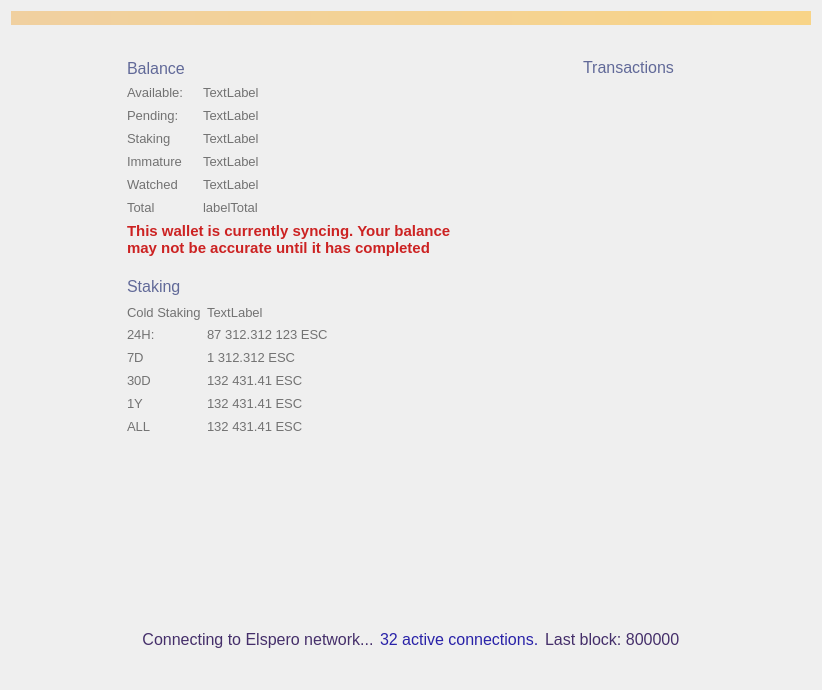
<?xml version="1.0" encoding="UTF-8"?>
<ui version="4.0">
 <class>OverviewPage</class>
 <widget class="QWidget" name="OverviewPage">
  <property name="geometry">
   <rect>
    <x>0</x>
    <y>0</y>
    <width>822</width>
    <height>690</height>
   </rect>
  </property>
  <property name="sizePolicy">
   <sizepolicy hsizetype="MinimumExpanding" vsizetype="MinimumExpanding">
    <horstretch>0</horstretch>
    <verstretch>0</verstretch>
   </sizepolicy>
  </property>
  <property name="maximumSize">
   <size>
    <width>16777215</width>
    <height>16777215</height>
   </size>
  </property>
  <property name="windowTitle">
   <string>Form</string>
  </property>
  <property name="styleSheet">
   <string notr="true"/>
  </property>
  <layout class="QVBoxLayout" name="topLayout">
   <item>
    <widget class="QLabel" name="labelAlerts">
     <property name="visible">
      <bool>false</bool>
     </property>
     <property name="styleSheet">
      <string notr="true">background-color: qlineargradient(x1: 0, y1: 0, x2: 1, y2: 0, stop:0 #F0D0A0, stop:1 #F8D488); color:#000000;</string>
     </property>
     <property name="wordWrap">
      <bool>true</bool>
     </property>
     <property name="margin">
      <number>3</number>
     </property>
    </widget>
   </item>
   <item>
    <spacer name="verticalSpacer">
     <property name="orientation">
      <enum>Qt::Vertical</enum>
     </property>
     <property name="sizeType">
      <enum>QSizePolicy::Fixed</enum>
     </property>
     <property name="sizeHint" stdset="0">
      <size>
       <width>20</width>
       <height>20</height>
      </size>
     </property>
    </spacer>
   </item>
   <item>
    <layout class="QHBoxLayout" name="horizontalLayout_2">
     <property name="sizeConstraint">
      <enum>QLayout::SetMinimumSize</enum>
     </property>
     <item>
      <spacer name="horizontalSpacer">
       <property name="orientation">
        <enum>Qt::Horizontal</enum>
       </property>
       <property name="sizeType">
        <enum>QSizePolicy::Fixed</enum>
       </property>
       <property name="sizeHint" stdset="0">
        <size>
         <width>100</width>
         <height>20</height>
        </size>
       </property>
      </spacer>
     </item>
     <item>
      <layout class="QVBoxLayout" name="verticalLayout_2">
       <property name="sizeConstraint">
        <enum>QLayout::SetNoConstraint</enum>
       </property>
       <property name="leftMargin">
        <number>16</number>
       </property>
       <property name="topMargin">
        <number>7</number>
       </property>
       <property name="rightMargin">
        <number>16</number>
       </property>
       <property name="bottomMargin">
        <number>16</number>
       </property>
       <item>
        <layout class="QHBoxLayout" name="horizontalLayout_3">
         <property name="spacing">
          <number>0</number>
         </property>
         <item>
          <widget class="QLabel" name="label_4">
           <property name="sizePolicy">
            <sizepolicy hsizetype="Minimum" vsizetype="Preferred">
             <horstretch>0</horstretch>
             <verstretch>0</verstretch>
            </sizepolicy>
           </property>
           <property name="font">
            <font>
             <pointsize>-1</pointsize>
            </font>
           </property>
           <property name="styleSheet">
            <string notr="true">color: #616998; text-transform: uppercase; font-size: 16px</string>
           </property>
           <property name="text">
            <string>Balance</string>
           </property>
          </widget>
         </item>
         <item>
          <spacer name="horizontalSpacer_11">
           <property name="orientation">
            <enum>Qt::Horizontal</enum>
           </property>
           <property name="sizeType">
            <enum>QSizePolicy::Maximum</enum>
           </property>
           <property name="sizeHint" stdset="0">
            <size>
             <width>10</width>
             <height>20</height>
            </size>
           </property>
          </spacer>
         </item>
         <item>
          <spacer name="horizontalSpacer_10">
           <property name="orientation">
            <enum>Qt::Horizontal</enum>
           </property>
           <property name="sizeHint" stdset="0">
            <size>
             <width>40</width>
             <height>20</height>
            </size>
           </property>
          </spacer>
         </item>
        </layout>
       </item>
       <item>
        <layout class="QHBoxLayout" name="horizontalLayout_4">
         <item>
          <layout class="QFormLayout" name="formLayout">
           <property name="sizeConstraint">
            <enum>QLayout::SetNoConstraint</enum>
           </property>
           <property name="labelAlignment">
            <set>Qt::AlignLeading|Qt::AlignLeft|Qt::AlignVCenter</set>
           </property>
           <property name="verticalSpacing">
            <number>-1</number>
           </property>
           <item row="0" column="0">
            <widget class="QLabel" name="label_5">
             <property name="sizePolicy">
              <sizepolicy hsizetype="Minimum" vsizetype="Preferred">
               <horstretch>0</horstretch>
               <verstretch>0</verstretch>
              </sizepolicy>
             </property>
             <property name="minimumSize">
              <size>
               <width>70</width>
               <height>17</height>
              </size>
             </property>
             <property name="maximumSize">
              <size>
               <width>70</width>
               <height>17</height>
              </size>
             </property>
             <property name="font">
              <font>
               <pointsize>10</pointsize>
               <weight>50</weight>
               <bold>false</bold>
               <stylestrategy>PreferAntialias</stylestrategy>
              </font>
             </property>
             <property name="styleSheet">
              <string notr="true">color: #727272</string>
             </property>
             <property name="text">
              <string>Available:</string>
             </property>
             <property name="alignment">
              <set>Qt::AlignLeading|Qt::AlignLeft|Qt::AlignVCenter</set>
             </property>
            </widget>
           </item>
           <item row="0" column="1">
            <widget class="QLabel" name="labelBalance">
             <property name="font">
              <font>
               <pointsize>10</pointsize>
               <weight>50</weight>
               <bold>false</bold>
               <stylestrategy>PreferAntialias</stylestrategy>
              </font>
             </property>
             <property name="styleSheet">
              <string notr="true">color: #727272</string>
             </property>
             <property name="text">
              <string>TextLabel</string>
             </property>
             <property name="alignment">
              <set>Qt::AlignLeading|Qt::AlignLeft|Qt::AlignVCenter</set>
             </property>
            </widget>
           </item>
           <item row="1" column="0">
            <widget class="QLabel" name="label_7">
             <property name="sizePolicy">
              <sizepolicy hsizetype="Minimum" vsizetype="Preferred">
               <horstretch>0</horstretch>
               <verstretch>0</verstretch>
              </sizepolicy>
             </property>
             <property name="minimumSize">
              <size>
               <width>70</width>
               <height>17</height>
              </size>
             </property>
             <property name="maximumSize">
              <size>
               <width>70</width>
               <height>17</height>
              </size>
             </property>
             <property name="font">
              <font>
               <pointsize>10</pointsize>
               <weight>50</weight>
               <bold>false</bold>
               <stylestrategy>PreferAntialias</stylestrategy>
              </font>
             </property>
             <property name="styleSheet">
              <string notr="true">color: #727272</string>
             </property>
             <property name="text">
              <string>Pending:</string>
             </property>
             <property name="alignment">
              <set>Qt::AlignLeading|Qt::AlignLeft|Qt::AlignVCenter</set>
             </property>
            </widget>
           </item>
           <item row="1" column="1">
            <widget class="QLabel" name="labelUnconfirmed">
             <property name="font">
              <font>
               <pointsize>10</pointsize>
               <weight>50</weight>
               <bold>false</bold>
               <stylestrategy>PreferAntialias</stylestrategy>
              </font>
             </property>
             <property name="styleSheet">
              <string notr="true">color: #727272</string>
             </property>
             <property name="text">
              <string>TextLabel</string>
             </property>
             <property name="alignment">
              <set>Qt::AlignLeading|Qt::AlignLeft|Qt::AlignVCenter</set>
             </property>
            </widget>
           </item>
           <item row="3" column="0">
            <widget class="QLabel" name="labelImmatureText">
             <property name="sizePolicy">
              <sizepolicy hsizetype="Minimum" vsizetype="Preferred">
               <horstretch>0</horstretch>
               <verstretch>0</verstretch>
              </sizepolicy>
             </property>
             <property name="minimumSize">
              <size>
               <width>70</width>
               <height>17</height>
              </size>
             </property>
             <property name="maximumSize">
              <size>
               <width>70</width>
               <height>17</height>
              </size>
             </property>
             <property name="font">
              <font>
               <pointsize>10</pointsize>
               <weight>50</weight>
               <bold>false</bold>
               <stylestrategy>PreferAntialias</stylestrategy>
              </font>
             </property>
             <property name="styleSheet">
              <string notr="true">color: #727272</string>
             </property>
             <property name="text">
              <string>Immature</string>
             </property>
             <property name="alignment">
              <set>Qt::AlignLeading|Qt::AlignLeft|Qt::AlignVCenter</set>
             </property>
            </widget>
           </item>
           <item row="3" column="1">
            <widget class="QLabel" name="labelImmature">
             <property name="font">
              <font>
               <pointsize>10</pointsize>
               <weight>50</weight>
               <bold>false</bold>
               <stylestrategy>PreferAntialias</stylestrategy>
              </font>
             </property>
             <property name="styleSheet">
              <string notr="true">color: #727272</string>
             </property>
             <property name="text">
              <string>TextLabel</string>
             </property>
             <property name="alignment">
              <set>Qt::AlignLeading|Qt::AlignLeft|Qt::AlignVCenter</set>
             </property>
            </widget>
           </item>
           <item row="4" column="1">
            <widget class="QLabel" name="labelWatchedBalance">
             <property name="font">
              <font>
               <pointsize>10</pointsize>
               <weight>50</weight>
               <bold>false</bold>
               <stylestrategy>PreferAntialias</stylestrategy>
              </font>
             </property>
             <property name="styleSheet">
              <string notr="true">color: #727272</string>
             </property>
             <property name="text">
              <string>TextLabel</string>
             </property>
             <property name="alignment">
              <set>Qt::AlignLeading|Qt::AlignLeft|Qt::AlignVCenter</set>
             </property>
            </widget>
           </item>
           <item row="4" column="0">
            <widget class="QLabel" name="labelWatchedBalanceText">
             <property name="sizePolicy">
              <sizepolicy hsizetype="Minimum" vsizetype="Preferred">
               <horstretch>0</horstretch>
               <verstretch>0</verstretch>
              </sizepolicy>
             </property>
             <property name="minimumSize">
              <size>
               <width>70</width>
               <height>17</height>
              </size>
             </property>
             <property name="maximumSize">
              <size>
               <width>70</width>
               <height>17</height>
              </size>
             </property>
             <property name="font">
              <font>
               <pointsize>10</pointsize>
               <weight>50</weight>
               <bold>false</bold>
               <stylestrategy>PreferAntialias</stylestrategy>
              </font>
             </property>
             <property name="styleSheet">
              <string notr="true">color: #727272</string>
             </property>
             <property name="text">
              <string>Watched</string>
             </property>
             <property name="alignment">
              <set>Qt::AlignLeading|Qt::AlignLeft|Qt::AlignVCenter</set>
             </property>
            </widget>
           </item>
           <item row="2" column="1">
            <widget class="QLabel" name="labelStaking">
             <property name="font">
              <font>
               <pointsize>10</pointsize>
               <weight>50</weight>
               <bold>false</bold>
               <stylestrategy>PreferAntialias</stylestrategy>
              </font>
             </property>
             <property name="styleSheet">
              <string notr="true">color: #727272</string>
             </property>
             <property name="text">
              <string>TextLabel</string>
             </property>
             <property name="alignment">
              <set>Qt::AlignLeading|Qt::AlignLeft|Qt::AlignVCenter</set>
             </property>
            </widget>
           </item>
           <item row="2" column="0">
            <widget class="QLabel" name="labelStakingText">
             <property name="sizePolicy">
              <sizepolicy hsizetype="Minimum" vsizetype="Preferred">
               <horstretch>0</horstretch>
               <verstretch>0</verstretch>
              </sizepolicy>
             </property>
             <property name="minimumSize">
              <size>
               <width>70</width>
               <height>17</height>
              </size>
             </property>
             <property name="maximumSize">
              <size>
               <width>70</width>
               <height>17</height>
              </size>
             </property>
             <property name="font">
              <font>
               <pointsize>10</pointsize>
               <weight>50</weight>
               <bold>false</bold>
               <stylestrategy>PreferAntialias</stylestrategy>
              </font>
             </property>
             <property name="styleSheet">
              <string notr="true">color: #727272</string>
             </property>
             <property name="text">
              <string>Staking</string>
             </property>
             <property name="alignment">
              <set>Qt::AlignLeading|Qt::AlignLeft|Qt::AlignVCenter</set>
             </property>
            </widget>
           </item>
           <item row="5" column="1">
            <widget class="QLabel" name="labelTotal">
             <property name="font">
              <font>
               <pointsize>10</pointsize>
               <weight>50</weight>
               <bold>false</bold>
               <stylestrategy>PreferAntialias</stylestrategy>
              </font>
             </property>
             <property name="styleSheet">
              <string notr="true">color: #727272</string>
             </property>
             <property name="text">
              <string>labelTotal</string>
             </property>
             <property name="alignment">
              <set>Qt::AlignLeading|Qt::AlignLeft|Qt::AlignVCenter</set>
             </property>
            </widget>
           </item>
           <item row="5" column="0">
            <widget class="QLabel" name="label_8">
             <property name="sizePolicy">
              <sizepolicy hsizetype="Minimum" vsizetype="Preferred">
               <horstretch>0</horstretch>
               <verstretch>0</verstretch>
              </sizepolicy>
             </property>
             <property name="minimumSize">
              <size>
               <width>70</width>
               <height>17</height>
              </size>
             </property>
             <property name="maximumSize">
              <size>
               <width>70</width>
               <height>17</height>
              </size>
             </property>
             <property name="font">
              <font>
               <pointsize>10</pointsize>
               <weight>50</weight>
               <bold>false</bold>
               <stylestrategy>PreferAntialias</stylestrategy>
              </font>
             </property>
             <property name="styleSheet">
              <string notr="true">color: #727272</string>
             </property>
             <property name="text">
              <string>Total</string>
             </property>
             <property name="alignment">
              <set>Qt::AlignLeading|Qt::AlignLeft|Qt::AlignVCenter</set>
             </property>
            </widget>
           </item>
          </layout>
         </item>
         <item>
          <spacer name="horizontalSpacer_4">
           <property name="orientation">
            <enum>Qt::Horizontal</enum>
           </property>
           <property name="sizeHint" stdset="0">
            <size>
             <width>40</width>
             <height>20</height>
            </size>
           </property>
          </spacer>
         </item>
        </layout>
       </item>
       <item>
        <widget class="QLabel" name="labelWalletStatus">
         <property name="font">
          <font>
           <pointsize>11</pointsize>
           <weight>75</weight>
           <bold>true</bold>
          </font>
         </property>
         <property name="styleSheet">
          <string notr="true">color:#cc2222</string>
         </property>
         <property name="text">
          <string>This wallet is currently syncing. Your balance may not be accurate until it has completed</string>
         </property>
         <property name="wordWrap">
          <bool>true</bool>
         </property>
        </widget>
       </item>
       <item>
        <spacer name="verticalSpacer_5">
         <property name="orientation">
          <enum>Qt::Vertical</enum>
         </property>
         <property name="sizeType">
          <enum>QSizePolicy::Maximum</enum>
         </property>
         <property name="sizeHint" stdset="0">
          <size>
           <width>20</width>
           <height>10</height>
          </size>
         </property>
        </spacer>
       </item>
       <item>
        <layout class="QHBoxLayout" name="horizontalLayout_7">
         <property name="spacing">
          <number>0</number>
         </property>
         <item>
          <widget class="QLabel" name="label_11">
           <property name="font">
            <font>
             <pointsize>-1</pointsize>
            </font>
           </property>
           <property name="styleSheet">
            <string notr="true">color: #616998; text-transform: uppercase; font-size: 16px</string>
           </property>
           <property name="text">
            <string>Staking</string>
           </property>
           <property name="alignment">
            <set>Qt::AlignLeading|Qt::AlignLeft|Qt::AlignVCenter</set>
           </property>
          </widget>
         </item>
         <item>
          <spacer name="horizontalSpacer_8">
           <property name="orientation">
            <enum>Qt::Horizontal</enum>
           </property>
           <property name="sizeType">
            <enum>QSizePolicy::Maximum</enum>
           </property>
           <property name="sizeHint" stdset="0">
            <size>
             <width>10</width>
             <height>20</height>
            </size>
           </property>
          </spacer>
         </item>
         <item>
          <widget class="QPushButton" name="unlockStakingButton">
           <property name="minimumSize">
            <size>
             <width>26</width>
             <height>26</height>
            </size>
           </property>
           <property name="maximumSize">
            <size>
             <width>26</width>
             <height>26</height>
            </size>
           </property>
           <property name="styleSheet">
            <string notr="true">border: 0</string>
           </property>
           <property name="text">
            <string/>
           </property>
          </widget>
         </item>
         <item>
          <spacer name="horizontalSpacer_9">
           <property name="orientation">
            <enum>Qt::Horizontal</enum>
           </property>
           <property name="sizeHint" stdset="0">
            <size>
             <width>40</width>
             <height>20</height>
            </size>
           </property>
          </spacer>
         </item>
        </layout>
       </item>
       <item>
        <layout class="QHBoxLayout" name="horizontalLayout_6">
         <item>
          <layout class="QFormLayout" name="formLayout_2">
           <property name="labelAlignment">
            <set>Qt::AlignLeading|Qt::AlignLeft|Qt::AlignVCenter</set>
           </property>
           <item row="1" column="0">
            <widget class="QLabel" name="labelColdStakingText">
             <property name="font">
              <font>
               <pointsize>10</pointsize>
              </font>
             </property>
             <property name="styleSheet">
              <string notr="true">color: #727272</string>
             </property>
             <property name="text">
              <string>Cold Staking</string>
             </property>
            </widget>
           </item>
           <item row="1" column="1">
            <widget class="QLabel" name="labelColdStaking">
             <property name="font">
              <font>
               <pointsize>10</pointsize>
              </font>
             </property>
             <property name="styleSheet">
              <string notr="true">color: #727272</string>
             </property>
             <property name="text">
              <string>TextLabel</string>
             </property>
            </widget>
           </item>
           <item row="2" column="0">
            <widget class="QLabel" name="label_10">
             <property name="sizePolicy">
              <sizepolicy hsizetype="Minimum" vsizetype="Preferred">
               <horstretch>0</horstretch>
               <verstretch>0</verstretch>
              </sizepolicy>
             </property>
             <property name="minimumSize">
              <size>
               <width>70</width>
               <height>17</height>
              </size>
             </property>
             <property name="maximumSize">
              <size>
               <width>70</width>
               <height>17</height>
              </size>
             </property>
             <property name="font">
              <font>
               <pointsize>10</pointsize>
               <weight>50</weight>
               <bold>false</bold>
               <stylestrategy>PreferAntialias</stylestrategy>
              </font>
             </property>
             <property name="styleSheet">
              <string notr="true">color: #727272</string>
             </property>
             <property name="text">
              <string>24H:</string>
             </property>
             <property name="alignment">
              <set>Qt::AlignLeading|Qt::AlignLeft|Qt::AlignVCenter</set>
             </property>
            </widget>
           </item>
           <item row="2" column="1">
            <widget class="QLabel" name="label24hStakingStats">
             <property name="font">
              <font>
               <pointsize>10</pointsize>
               <weight>50</weight>
               <bold>false</bold>
               <stylestrategy>PreferAntialias</stylestrategy>
               <kerning>false</kerning>
              </font>
             </property>
             <property name="styleSheet">
              <string notr="true">color: #727272</string>
             </property>
             <property name="text">
              <string>87 312.312 123 ESC</string>
             </property>
             <property name="alignment">
              <set>Qt::AlignLeading|Qt::AlignLeft|Qt::AlignVCenter</set>
             </property>
            </widget>
           </item>
           <item row="3" column="0">
            <widget class="QLabel" name="label_13">
             <property name="sizePolicy">
              <sizepolicy hsizetype="Minimum" vsizetype="Preferred">
               <horstretch>0</horstretch>
               <verstretch>0</verstretch>
              </sizepolicy>
             </property>
             <property name="minimumSize">
              <size>
               <width>70</width>
               <height>17</height>
              </size>
             </property>
             <property name="maximumSize">
              <size>
               <width>70</width>
               <height>17</height>
              </size>
             </property>
             <property name="font">
              <font>
               <pointsize>10</pointsize>
               <weight>50</weight>
               <bold>false</bold>
               <stylestrategy>PreferAntialias</stylestrategy>
               <kerning>false</kerning>
              </font>
             </property>
             <property name="styleSheet">
              <string notr="true">color: #727272</string>
             </property>
             <property name="text">
              <string>7D</string>
             </property>
             <property name="alignment">
              <set>Qt::AlignLeading|Qt::AlignLeft|Qt::AlignVCenter</set>
             </property>
            </widget>
           </item>
           <item row="3" column="1">
            <widget class="QLabel" name="label7dStakingStats">
             <property name="font">
              <font>
               <pointsize>10</pointsize>
               <weight>50</weight>
               <bold>false</bold>
               <stylestrategy>PreferAntialias</stylestrategy>
               <kerning>false</kerning>
              </font>
             </property>
             <property name="styleSheet">
              <string notr="true">color: #727272</string>
             </property>
             <property name="text">
              <string>1 312.312 ESC</string>
             </property>
             <property name="alignment">
              <set>Qt::AlignLeading|Qt::AlignLeft|Qt::AlignVCenter</set>
             </property>
            </widget>
           </item>
           <item row="4" column="0">
            <widget class="QLabel" name="label_15">
             <property name="sizePolicy">
              <sizepolicy hsizetype="Minimum" vsizetype="Preferred">
               <horstretch>0</horstretch>
               <verstretch>0</verstretch>
              </sizepolicy>
             </property>
             <property name="minimumSize">
              <size>
               <width>70</width>
               <height>17</height>
              </size>
             </property>
             <property name="maximumSize">
              <size>
               <width>70</width>
               <height>17</height>
              </size>
             </property>
             <property name="font">
              <font>
               <pointsize>10</pointsize>
               <weight>50</weight>
               <bold>false</bold>
               <stylestrategy>PreferAntialias</stylestrategy>
               <kerning>false</kerning>
              </font>
             </property>
             <property name="styleSheet">
              <string notr="true">color: #727272</string>
             </property>
             <property name="text">
              <string>30D</string>
             </property>
             <property name="alignment">
              <set>Qt::AlignLeading|Qt::AlignLeft|Qt::AlignVCenter</set>
             </property>
            </widget>
           </item>
           <item row="4" column="1">
            <widget class="QLabel" name="label30dStakingStats">
             <property name="font">
              <font>
               <pointsize>10</pointsize>
               <weight>50</weight>
               <bold>false</bold>
               <stylestrategy>PreferAntialias</stylestrategy>
               <kerning>false</kerning>
              </font>
             </property>
             <property name="styleSheet">
              <string notr="true">color: #727272</string>
             </property>
             <property name="text">
              <string>132 431.41 ESC</string>
             </property>
             <property name="alignment">
              <set>Qt::AlignLeading|Qt::AlignLeft|Qt::AlignVCenter</set>
             </property>
            </widget>
           </item>
           <item row="5" column="0">
            <widget class="QLabel" name="label_17">
             <property name="sizePolicy">
              <sizepolicy hsizetype="Minimum" vsizetype="Preferred">
               <horstretch>0</horstretch>
               <verstretch>0</verstretch>
              </sizepolicy>
             </property>
             <property name="minimumSize">
              <size>
               <width>70</width>
               <height>17</height>
              </size>
             </property>
             <property name="maximumSize">
              <size>
               <width>70</width>
               <height>17</height>
              </size>
             </property>
             <property name="font">
              <font>
               <pointsize>10</pointsize>
               <weight>50</weight>
               <bold>false</bold>
               <stylestrategy>PreferAntialias</stylestrategy>
               <kerning>false</kerning>
              </font>
             </property>
             <property name="styleSheet">
              <string notr="true">color: #727272</string>
             </property>
             <property name="text">
              <string>1Y</string>
             </property>
             <property name="alignment">
              <set>Qt::AlignLeading|Qt::AlignLeft|Qt::AlignVCenter</set>
             </property>
            </widget>
           </item>
           <item row="5" column="1">
            <widget class="QLabel" name="label1yStakingStats">
             <property name="font">
              <font>
               <pointsize>10</pointsize>
               <weight>50</weight>
               <bold>false</bold>
               <stylestrategy>PreferAntialias</stylestrategy>
               <kerning>false</kerning>
              </font>
             </property>
             <property name="styleSheet">
              <string notr="true">color: #727272</string>
             </property>
             <property name="text">
              <string>132 431.41 ESC</string>
             </property>
             <property name="alignment">
              <set>Qt::AlignLeading|Qt::AlignLeft|Qt::AlignVCenter</set>
             </property>
            </widget>
           </item>
           <item row="6" column="0">
            <widget class="QLabel" name="label_16">
             <property name="sizePolicy">
              <sizepolicy hsizetype="Minimum" vsizetype="Preferred">
               <horstretch>0</horstretch>
               <verstretch>0</verstretch>
              </sizepolicy>
             </property>
             <property name="minimumSize">
              <size>
               <width>70</width>
               <height>17</height>
              </size>
             </property>
             <property name="maximumSize">
              <size>
               <width>70</width>
               <height>17</height>
              </size>
             </property>
             <property name="font">
              <font>
               <pointsize>10</pointsize>
               <weight>50</weight>
               <bold>false</bold>
               <stylestrategy>PreferAntialias</stylestrategy>
               <kerning>false</kerning>
              </font>
             </property>
             <property name="styleSheet">
              <string notr="true">color: #727272</string>
             </property>
             <property name="text">
              <string>ALL</string>
             </property>
             <property name="alignment">
              <set>Qt::AlignLeading|Qt::AlignLeft|Qt::AlignVCenter</set>
             </property>
            </widget>
           </item>
           <item row="6" column="1">
            <widget class="QLabel" name="labelallStakingStats">
             <property name="font">
              <font>
               <pointsize>10</pointsize>
               <weight>50</weight>
               <bold>false</bold>
               <stylestrategy>PreferAntialias</stylestrategy>
               <kerning>false</kerning>
              </font>
             </property>
             <property name="styleSheet">
              <string notr="true">color: #727272</string>
             </property>
             <property name="text">
              <string>132 431.41 ESC</string>
             </property>
             <property name="alignment">
              <set>Qt::AlignLeading|Qt::AlignLeft|Qt::AlignVCenter</set>
             </property>
            </widget>
           </item>
          </layout>
         </item>
         <item>
          <spacer name="horizontalSpacer_7">
           <property name="orientation">
            <enum>Qt::Horizontal</enum>
           </property>
           <property name="sizeHint" stdset="0">
            <size>
             <width>40</width>
             <height>20</height>
            </size>
           </property>
          </spacer>
         </item>
        </layout>
       </item>
       <item>
        <widget class="QLabel" name="stakingStatusLabel">
         <property name="sizePolicy">
          <sizepolicy hsizetype="Expanding" vsizetype="Preferred">
           <horstretch>0</horstretch>
           <verstretch>0</verstretch>
          </sizepolicy>
         </property>
         <property name="minimumSize">
          <size>
           <width>235</width>
           <height>0</height>
          </size>
         </property>
         <property name="maximumSize">
          <size>
           <width>235</width>
           <height>16777215</height>
          </size>
         </property>
         <property name="styleSheet">
          <string notr="true">color: #616998;  font-size: 13px; margin-top:6px</string>
         </property>
         <property name="text">
          <string/>
         </property>
         <property name="wordWrap">
          <bool>true</bool>
         </property>
        </widget>
       </item>
       <item>
        <widget class="QLabel" name="votingStatusLabel">
         <property name="sizePolicy">
          <sizepolicy hsizetype="Expanding" vsizetype="Preferred">
           <horstretch>0</horstretch>
           <verstretch>0</verstretch>
          </sizepolicy>
         </property>
         <property name="minimumSize">
          <size>
           <width>235</width>
           <height>0</height>
          </size>
         </property>
         <property name="maximumSize">
          <size>
           <width>235</width>
           <height>16777215</height>
          </size>
         </property>
         <property name="styleSheet">
          <string notr="true">color: #616998;  font-size: 13px; margin-top:6px</string>
         </property>
         <property name="text">
          <string/>
         </property>
         <property name="wordWrap">
          <bool>true</bool>
         </property>
        </widget>
       </item>
       <item>
        <spacer name="verticalSpacer_4">
         <property name="orientation">
          <enum>Qt::Vertical</enum>
         </property>
         <property name="sizeHint" stdset="0">
          <size>
           <width>20</width>
           <height>10</height>
          </size>
         </property>
        </spacer>
       </item>
      </layout>
     </item>
     <item>
      <spacer name="horizontalSpacer_2">
       <property name="orientation">
        <enum>Qt::Horizontal</enum>
       </property>
       <property name="sizeType">
        <enum>QSizePolicy::Fixed</enum>
       </property>
       <property name="sizeHint" stdset="0">
        <size>
         <width>80</width>
         <height>20</height>
        </size>
       </property>
      </spacer>
     </item>
     <item>
      <layout class="QVBoxLayout" name="verticalLayout_3">
       <property name="leftMargin">
        <number>16</number>
       </property>
       <property name="topMargin">
        <number>7</number>
       </property>
       <property name="rightMargin">
        <number>16</number>
       </property>
       <property name="bottomMargin">
        <number>16</number>
       </property>
       <item>
        <layout class="QVBoxLayout" name="verticalLayout_4">
         <item>
          <layout class="QHBoxLayout" name="horizontalLayout_5">
           <item>
            <widget class="QLabel" name="label_12">
             <property name="sizePolicy">
              <sizepolicy hsizetype="Preferred" vsizetype="Maximum">
               <horstretch>0</horstretch>
               <verstretch>0</verstretch>
              </sizepolicy>
             </property>
             <property name="maximumSize">
              <size>
               <width>16777215</width>
               <height>19</height>
              </size>
             </property>
             <property name="font">
              <font>
               <pointsize>-1</pointsize>
              </font>
             </property>
             <property name="styleSheet">
              <string notr="true">color: #616998; text-transform: uppercase; font-size: 16px;</string>
             </property>
             <property name="text">
              <string>Transactions</string>
             </property>
            </widget>
           </item>
           <item>
            <spacer name="horizontalSpacer_12">
             <property name="orientation">
              <enum>Qt::Horizontal</enum>
             </property>
             <property name="sizeHint" stdset="0">
              <size>
               <width>40</width>
               <height>20</height>
              </size>
             </property>
            </spacer>
           </item>
          </layout>
         </item>
         <item>
          <spacer name="verticalSpacer_6">
           <property name="orientation">
            <enum>Qt::Vertical</enum>
           </property>
           <property name="sizeType">
            <enum>QSizePolicy::Maximum</enum>
           </property>
           <property name="sizeHint" stdset="0">
            <size>
             <width>20</width>
             <height>4</height>
            </size>
           </property>
          </spacer>
         </item>
         <item>
          <widget class="ListView" name="listTransactions" native="true">
           <property name="styleSheet">
            <string notr="true">background: transparent;border:0</string>
           </property>
          </widget>
         </item>
        </layout>
       </item>
      </layout>
     </item>
     <item>
      <spacer name="horizontalSpacer_3">
       <property name="orientation">
        <enum>Qt::Horizontal</enum>
       </property>
       <property name="sizeType">
        <enum>QSizePolicy::Fixed</enum>
       </property>
       <property name="sizeHint" stdset="0">
        <size>
         <width>100</width>
         <height>20</height>
        </size>
       </property>
      </spacer>
     </item>
    </layout>
   </item>
   <item>
    <layout class="QHBoxLayout" name="horizontalLayout">
     <property name="sizeConstraint">
      <enum>QLayout::SetMinimumSize</enum>
     </property>
     <item>
      <spacer name="horizontalSpacer_5">
       <property name="orientation">
        <enum>Qt::Horizontal</enum>
       </property>
       <property name="sizeHint" stdset="0">
        <size>
         <width>40</width>
         <height>20</height>
        </size>
       </property>
      </spacer>
     </item>
     <item>
      <widget class="QLabel" name="statusTitle">
       <property name="sizePolicy">
        <sizepolicy hsizetype="Minimum" vsizetype="Preferred">
         <horstretch>0</horstretch>
         <verstretch>0</verstretch>
        </sizepolicy>
       </property>
       <property name="minimumSize">
        <size>
         <width>0</width>
         <height>60</height>
        </size>
       </property>
       <property name="font">
        <font>
         <pointsize>12</pointsize>
        </font>
       </property>
       <property name="styleSheet">
        <string notr="true">color: #452f6a</string>
       </property>
       <property name="text">
        <string>Connecting to Elspero network...</string>
       </property>
       <property name="alignment">
        <set>Qt::AlignCenter</set>
       </property>
      </widget>
     </item>
     <item>
      <widget class="QLabel" name="statusTitleConnections">
       <property name="sizePolicy">
        <sizepolicy hsizetype="Minimum" vsizetype="Preferred">
         <horstretch>0</horstretch>
         <verstretch>0</verstretch>
        </sizepolicy>
       </property>
       <property name="font">
        <font>
         <pointsize>12</pointsize>
        </font>
       </property>
       <property name="visible">
        <bool>false</bool>
       </property>
       <property name="styleSheet">
        <string notr="true">color: #2922a8</string>
       </property>
       <property name="text">
        <string>32 active connections.</string>
       </property>
      </widget>
     </item>
     <item>
      <widget class="QLabel" name="statusTitleBlocks">
       <property name="sizePolicy">
        <sizepolicy hsizetype="Minimum" vsizetype="Preferred">
         <horstretch>0</horstretch>
         <verstretch>0</verstretch>
        </sizepolicy>
       </property>
       <property name="font">
        <font>
         <pointsize>12</pointsize>
        </font>
       </property>
       <property name="visible">
        <bool>false</bool>
       </property>
       <property name="styleSheet">
        <string notr="true">color: #452f6a</string>
       </property>
       <property name="text">
        <string>Last block: 800000</string>
       </property>
      </widget>
     </item>
     <item>
      <spacer name="horizontalSpacer_6">
       <property name="orientation">
        <enum>Qt::Horizontal</enum>
       </property>
       <property name="sizeHint" stdset="0">
        <size>
         <width>40</width>
         <height>20</height>
        </size>
       </property>
      </spacer>
     </item>
    </layout>
   </item>
   <item>
    <spacer name="verticalSpacer_3">
     <property name="orientation">
      <enum>Qt::Vertical</enum>
     </property>
     <property name="sizeType">
      <enum>QSizePolicy::Fixed</enum>
     </property>
     <property name="sizeHint" stdset="0">
      <size>
       <width>20</width>
       <height>10</height>
      </size>
     </property>
    </spacer>
   </item>
  </layout>
 </widget>
 <customwidgets>
  <customwidget>
   <class>ListView</class>
   <extends>QWidget</extends>
   <header>listview.h</header>
  </customwidget>
 </customwidgets>
 <resources/>
 <connections/>
</ui>
